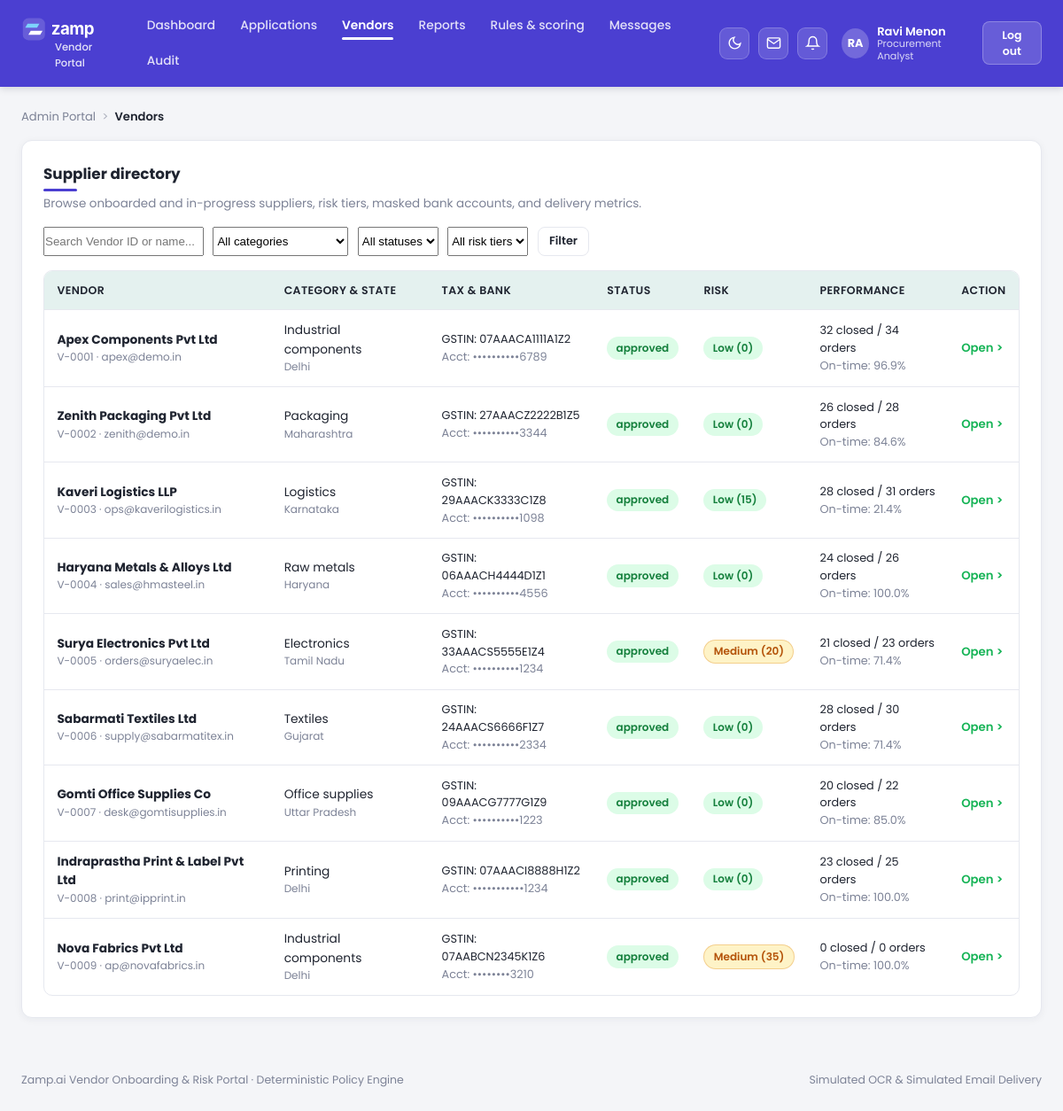
Page /admin/vendors (signed in) on the committed database.
### tables this page shows
CREATE TABLE users (
            id TEXT PRIMARY KEY,
            email TEXT UNIQUE NOT NULL,
            password TEXT NOT NULL,
            role TEXT NOT NULL,
            display_name TEXT NOT NULL,
            vendor_id TEXT
        );

CREATE TABLE vendors (
            vendor_id TEXT PRIMARY KEY,
            name TEXT,
            trading_name TEXT,
            email TEXT,
            gstin TEXT,
            pan TEXT,
            company_type TEXT,
            registration_date TEXT,
            address TEXT,
            state TEXT,
            contact TEXT,
            bank_name TEXT,
            bank_account TEXT,
            ifsc TEXT,
            account_holder TEXT,
            payment_terms TEXT,
            payment_method TEXT,
            invoice_email TEXT,
            category TEXT,
            description TEXT,
            employees INTEGER,
            annual_revenue INTEGER,
            on_portal_since TEXT,
            status TEXT,
            substate TEXT,
            risk_score INTEGER,
            risk_tier TEXT,
            escalated INTEGER DEFAULT 0,
            created_ts REAL,
            updated_ts REAL
        );

### app.py (the view)
@app.get("/admin/vendors", response_class=HTMLResponse)
def admin_vendors_page(request: Request, q: str = "", category: str = "", status: str = "", tier: str = ""):
    require_admin(request)
    conn = get_db()
    cursor = conn.cursor()
    cursor.execute("SELECT * FROM vendors ORDER BY vendor_id ASC")
    rows = [dict(r) for r in cursor.fetchall()]
    categories = sorted({(r.get("category") or "").strip() for r in rows if (r.get("category") or "").strip()})
    q_clean = (q or "").strip().lower()
    enriched = []
    for v in rows:
        if category and (v.get("category") or "").lower() != category.lower():
            continue
        if status and (v.get("status") or "").lower() != status.lower():
            continue
        v_tier = v.get("risk_tier") or compute_risk_tier(v.get("risk_score") or 0)
        if tier and v_tier.lower() != tier.lower():
            continue
        if q_clean and q_clean not in f"{v['vendor_id']} {v.get('name') or ''}".lower():
            continue
        perf = compute_vendor_performance(conn, v["vendor_id"])
        enriched.append(
            {
                **v,
                "risk_tier": v_tier,
                "bank_account_masked": mask_bank_account(v.get("bank_account")),
                "orders_count": perf["metrics"]["closed_deals"]["value"] + len(perf["open_orders"]),
                "closed_deals": perf["metrics"]["closed_deals"]["value"],
                "on_time_pct": perf["metrics"]["on_time_shipping"]["value"],
            }
        )
    conn.close()
    return render_page(
        request,
        "admin/vendors.html",
        {
            "active_nav": "vendors",
            "vendors": enriched,
            "categories": categories,
            "q": q,
            "category": category,
            "status": status,
            "tier": tier,
        },
    )

### templates/admin/vendors.html (shortened to what this page needs)
{% extends "base.html" %}
{% block content %}
<div class="breadcrumbs">
  <span>Admin Portal</span>
  <span class="sep">&gt;</span>
  <strong>Vendors</strong>
</div>
<div class="card">
  <div style="display:flex;justify-content:space-between;align-items:center;flex-wrap:wrap;gap:0.75rem;margin-bottom:1rem;">
    <div>
      <h1 class="section-heading" style="margin-bottom:0.2rem;">Supplier directory</h1>
      <p style="font-size:0.84rem;color:var(--muted);">Browse onboarded and in-progress suppliers, risk tiers, masked bank accounts, and delivery metrics.</p>
    </div>
  </div>
  <form method="get" action="/admin/vendors" style="display:flex;gap:0.65rem;flex-wrap:wrap;margin-bottom:1rem;">
    <input type="text" name="q" value="{{ q }}" placeholder="Search Vendor ID or name..." class="input" style="max-width:250px;">
    <select name="category" class="input" style="max-width:180px;">
      <option value="">All categories</option>
    </select>
    <select name="status" class="input" style="max-width:160px;">
      <option value="">All statuses</option>
    </select>
    <select name="tier" class="input" style="max-width:150px;">
      <option value="">All risk tiers</option>
    </select>
    <button type="submit" class="btn btn-secondary btn-sm">Filter</button>
  </form>
  <div class="table-wrap">
    <table>
      <thead>
        <tr>
          <th>Vendor</th>
          <th>Category &amp; State</th>
          <th>Tax &amp; Bank</th>
          <th>Status</th>
          <th>Risk</th>
          <th>Performance</th>
          <th>Action</th>
        </tr>
      </thead>
      <tbody>
        {% for v in vendors %}
        <tr>
          <td>
            <strong>{{ v.name }}</strong>
            <div style="font-size:0.75rem;color:var(--muted);">{{ v.vendor_id }} · {{ v.email }}</div>
          </td>
          <td>
            <div>{{ v.category or 'General' }}</div>
            <div style="font-size:0.75rem;color:var(--muted);">{{ v.state or '—' }}</div>
          </td>
          <td style="font-size:0.8rem;">
            <div>GSTIN: {{ v.gstin or '—' }}</div>
            <div style="color:var(--muted);">Acct: {{ v.bank_account_masked or '—' }}</div>
          </td>
          <td>
            <span class="pill pill-{{ v.status }}">{{ v.status }}</span>
          </td>
          <td>
            <span class="pill pill-{{ v.risk_tier | lower }}">{{ v.risk_tier }} ({{ v.risk_score or 0 }})</span>
          </td>
          <td style="font-size:0.8rem;">
            <div>{{ v.closed_deals }} closed / {{ v.orders_count }} orders</div>
            <div style="color:var(--muted);">On-time: {{ v.on_time_pct }}%</div>
          </td>
          <td>
            <a href="/admin/vendors/{{ v.vendor_id }}" class="details-link">Open &gt;</a>
          </td>
        </tr>
        {% else %}
        <tr>
          <td colspan="7" style="text-align:center;color:var(--muted);padding:1.5rem;">No vendors found matching your filters.</td>
        </tr>
        {% endfor %}
      </tbody>
    </table>
  </div>
</div>
{% endblock %}

### templates/base.html (shortened to what this page needs)
<!DOCTYPE html>
<html lang="en">
<head>
  <link rel="stylesheet" href="/static/css/app.css" />
</head>
<body>
  <header class="topbar">
    <div class="topbar-inner">
      <div style="display:flex;align-items:center;gap:0.75rem;">
        <a href="{% if current_user %}{% if current_user.role == 'vendor' %}/vendor/home{% else %}/admin/dashboard{% endif %}{% else %}/{% endif %}" class="brand-group">
          <div>
            <img src="/static/img/zamp-logo.svg" alt="Zamp.ai" height="32" style="display:block;" />
            <span class="brand-sub">Vendor Portal</span>
          </div>
        </a>
      </div>
      {% if current_user %}
      <nav id="mainNavLinks" class="nav-links" aria-label="Main navigation">
        {% if current_user.role == 'vendor' %}
          <a href="/vendor/home" class="nav-link {% if active_nav == 'home' %}active{% endif %}">Home</a>
          <a href="/vendor/application" class="nav-link {% if active_nav == 'application' %}active{% endif %}">My application</a>
          <a href="/vendor/documents" class="nav-link {% if active_nav == 'documents' %}active{% endif %}">Documents</a>
          <a href="/vendor/messages" class="nav-link {% if active_nav == 'messages' %}active{% endif %}">Messages</a>
          <a href="/vendor/orders" class="nav-link {% if active_nav == 'orders' %}active{% endif %}">Orders</a>
          <a href="/vendor/profile" class="nav-link {% if active_nav == 'profile' %}active{% endif %}">Profile</a>
        {% else %}
          <a href="/admin/dashboard" class="nav-link {% if active_nav == 'dashboard' %}active{% endif %}">Dashboard</a>
          <a href="/admin/applications" class="nav-link {% if active_nav == 'applications' %}active{% endif %}">Applications</a>
          <a href="/admin/vendors" class="nav-link {% if active_nav == 'vendors' %}active{% endif %}">Vendors</a>
          <a href="/admin/reports" class="nav-link {% if active_nav == 'reports' %}active{% endif %}">Reports</a>
          <a href="/admin/rules" class="nav-link {% if active_nav == 'rules' %}active{% endif %}">Rules &amp; scoring</a>
          <a href="/admin/messages" class="nav-link {% if active_nav == 'messages' %}active{% endif %}">Messages</a>
          <a href="/admin/audit" class="nav-link {% if active_nav == 'audit' %}active{% endif %}">Audit</a>
        {% endif %}
      </nav>
      {% endif %}
      <div class="topbar-right">
        <button id="themeToggleBtn" type="button" class="icon-pill-btn" onclick="toggleTheme()" title="Toggle dark/light mode"></button>
        {% if current_user %}
          <a href="{% if current_user.role == 'vendor' %}/vendor/messages{% else %}/admin/messages{% endif %}" class="icon-pill-btn" title="Messages" aria-label="Messages">
            <svg width="17" height="17" viewBox="0 0 24 24" fill="none" stroke="currentColor" stroke-width="2"><path d="M4 4h16c1.1 0 2 .9 2 2v12c0 1.1-.9 2-2 2H4c-1.1 0-2-.9-2-2V6c0-1.1.9-2 2-2z"/><polyline points="22,6 12,13 2,6"/></svg>
          </a>
          <button type="button" class="icon-pill-btn" title="Notifications" aria-label="Notifications" onclick="showToast('Portal status', '{{ toast_hint or 'All compliance checks and audit logs are up to date.' }}', '{% if current_user.role == 'vendor' %}/vendor/messages{% else %}/admin/applications{% endif %}', 'View all')">
            <svg width="17" height="17" viewBox="0 0 24 24" fill="none" stroke="currentColor" stroke-width="2"><path d="M18 8A6 6 0 0 0 6 8c0 7-3 9-3 9h18s-3-2-3-9"/><path d="M13.73 21a2 2 0 0 1-3.46 0"/></svg>
          </button>
          <div class="user-chip">
            <div class="avatar-circle">{{ current_user.display_name[:2] | upper }}</div>
            <div class="user-meta">
              <span class="user-name">{{ current_user.display_name }}</span>
              <span class="user-role">
                {% if current_user.role == 'vendor' %}Vendor
                {% elif current_user.role == 'analyst' %}Procurement Analyst
                {% else %}Compliance Officer{% endif %}
              </span>
            </div>
          </div>
          <button type="button" class="btn-logout" onclick="logoutUser()">Log out</button>
        {% else %}
          <a href="/login/vendor" class="nav-link">Vendor login</a>
          <a href="/login/admin" class="nav-link">Admin login</a>
        {% endif %}
      </div>
    </div>
  </header>
  <main class="page-shell">
    {% block content %}{% endblock %}
  </main>
  <footer class="site-footer">
    <span>Zamp.ai Vendor Onboarding &amp; Risk Portal · Deterministic Policy Engine</span>
    <span>Simulated OCR &amp; Simulated Email Delivery</span>
  </footer>
</body>
</html>

### rows in the picture
users: display_name "RA", display_name "Ravi Menon"
vendors: name "Apex Components Pvt Ltd", vendor_id "V-0001", email "apex@demo.in", category "Industrial components", state "Delhi", gstin "07AAACA1111A1Z2", bank_account_masked "••••••••••6789", status "approved", risk_tier "Low", risk_score "0", closed_deals "32", orders_count "34", on_time_pct "96.9"
vendors: name "Zenith Packaging Pvt Ltd", vendor_id "V-0002", email "zenith@demo.in", category "Packaging", state "Maharashtra", gstin "27AAACZ2222B1Z5", bank_account_masked "••••••••••3344", status "approved", risk_tier "Low", risk_score "0", closed_deals "26", orders_count "28", on_time_pct "84.6"
vendors: name "Kaveri Logistics LLP", vendor_id "V-0003", email "ops@kaverilogistics.in", category "Logistics", state "Karnataka", gstin "29AAACK3333C1Z8", bank_account_masked "••••••••••1098", status "approved", risk_tier "Low", risk_score "15", closed_deals "28", orders_count "31", on_time_pct "21.4"
vendors: name "Haryana Metals & Alloys Ltd", vendor_id "V-0004", email "sales@hmasteel.in", category "Raw metals", state "Haryana", gstin "06AAACH4444D1Z1", bank_account_masked "••••••••••4556", status "approved", risk_tier "Low", risk_score "0", closed_deals "24", orders_count "26", on_time_pct "100.0"
vendors: name "Surya Electronics Pvt Ltd", vendor_id "V-0005", email "orders@suryaelec.in", category "Electronics", state "Tamil Nadu", gstin "33AAACS5555E1Z4", bank_account_masked "••••••••••1234", status "approved", risk_tier "Medium", risk_score "20", closed_deals "21", orders_count "23", on_time_pct "71.4"
vendors: name "Sabarmati Textiles Ltd", vendor_id "V-0006", email "supply@sabarmatitex.in", category "Textiles", state "Gujarat", gstin "24AAACS6666F1Z7", bank_account_masked "••••••••••2334", status "approved", risk_tier "Low", risk_score "0", closed_deals "28", orders_count "30", on_time_pct "71.4"
vendors: name "Gomti Office Supplies Co", vendor_id "V-0007", email "desk@gomtisupplies.in", category "Office supplies", state "Uttar Pradesh", gstin "09AAACG7777G1Z9", bank_account_masked "••••••••••1223", status "approved", risk_tier "Low", risk_score "0", closed_deals "20", orders_count "22", on_time_pct "85.0"
vendors: name "Indraprastha Print & Label Pvt Ltd", vendor_id "V-0008", email "print@ipprint.in", category "Printing", state "Delhi", gstin "07AAACI8888H1Z2", bank_account_masked "•••••••••••1234", status "approved", risk_tier "Low", risk_score "0", closed_deals "23", orders_count "25", on_time_pct "100.0"
vendors: name "Nova Fabrics Pvt Ltd", vendor_id "V-0009", email "ap@novafabrics.in", category "Industrial components", state "Delhi", gstin "07AABCN2345K1Z6", bank_account_masked "••••••••3210", status "approved", risk_tier "Medium", risk_score "35", closed_deals "0", orders_count "0", on_time_pct "100.0"
